Frame 1 (no input): blank canvas, image omitted
Frame 60 (the mouse pressed at the canvas centre just before this capture): blank canvas, image omitted
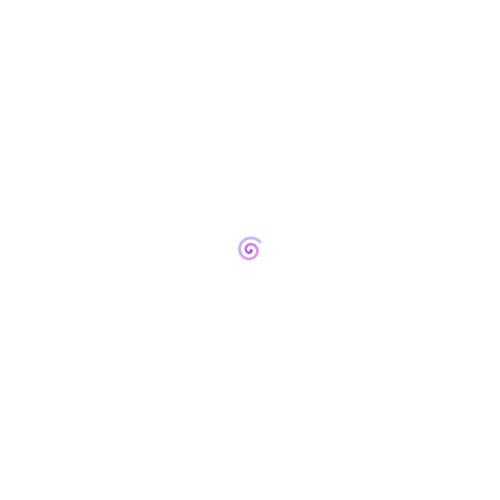
Frame 120 (the mouse held since frame 60 and released just before this capture)

The Processing sketch whose frames 1 and 60 were blank and that drew this single picture after the mouse press (run headless with seeded random() and noise(); from frame 60 on, the mouse is pressed at the canvas centre):

// Processing sketch: exercise3_4
// ── exercise3_4.pde
float r,
theta,
x,
y,
red,
green,
blue,
incR,
incG,
incB;
void setup() {
  size(500, 500);
  background(255);
  frameRate(120);
  
  r = 1;
  theta = 0;
  red = floor(random(255));
  green = floor(random(255));
  blue = floor(random(255));
  incR = 1;
  incG = 1;
  incB = 1;
}

void draw() {
  x = r * cos(theta);
  y = r * sin(theta);
  
  noStroke();
  fill(red, green, blue, 150);
  
  if(red >= (255 * .9) || red <= (255 * .1))
    incR *= -1;
  if(green >= (255 * .9) || green <= (255 * .1))
    incG *= -1;
  if(blue >= (255 * .9) || blue <= (255 * .1))
    incB *= -1;
  
  println(red + "\t" + green + "\t" + blue);
  red += incR;
  green += incG;
  blue += incB;
  
  ellipse(x + width / 2, y + height / 2, 2 + (r * .1), 2 + (r * .1));
  r += .1;
  theta += .1;
  //redX += .01;
}
